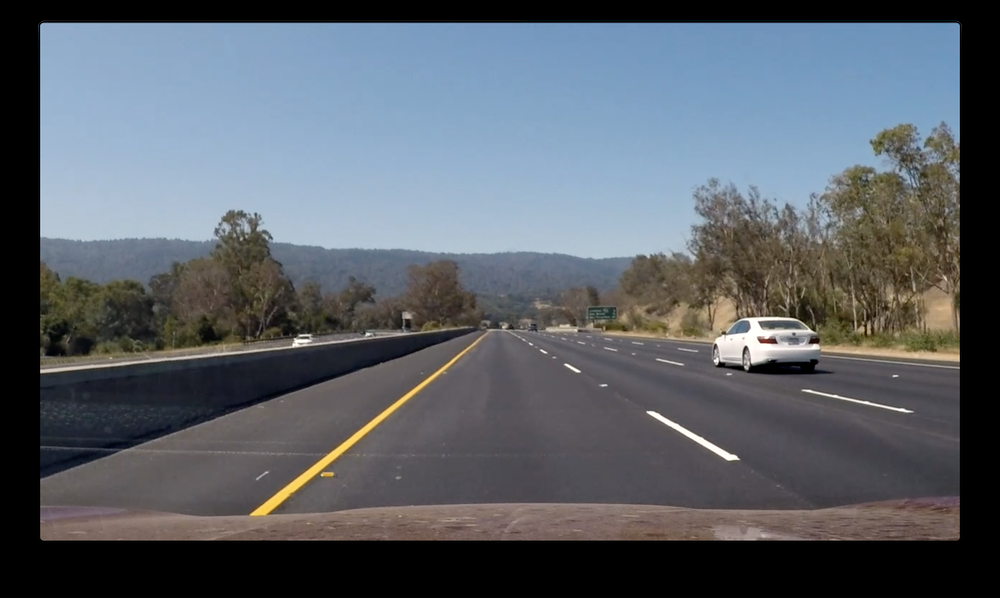
#> input picture image1.png, 1000 x 598 px, shrunk from 2784 x 1664 before the run, given in place of the camera
$ python Main.py
#> lines starting #> are read from the running program, lines starting #| are printed output that depends on the picture; after the words box and inside, x2 and y2 are one past the last pixel; in counts of white or black regions, pixels touching at a corner belong together
import cv2
import numpy as np

# Initialize webcam
cap = cv2.VideoCapture(0)

# define range of PURPLE color in HSV
lower_purple = np.array([110, 0, 0])
upper_purple = np.array([180, 255, 255])

# loop until break statement is exectured
while True:

    # Read webcam image
    ret, frame = cap.read()
#> frame is the input picture: shape (598, 1000, 3); mean B, G, R 104, 96.4, 90.1

    # Convert image from RBG/BGR to HSV so we easily filter
    hsv_img = cv2.cvtColor(frame, cv2.COLOR_BGR2HSV)
#> hsv_img: shape (598, 1000, 3); mean H, S, V 71.1, 45.8, 109.8

    # Use inRange to capture only the values between lower & upper_blue
    mask = cv2.inRange(hsv_img, lower_purple, upper_purple)
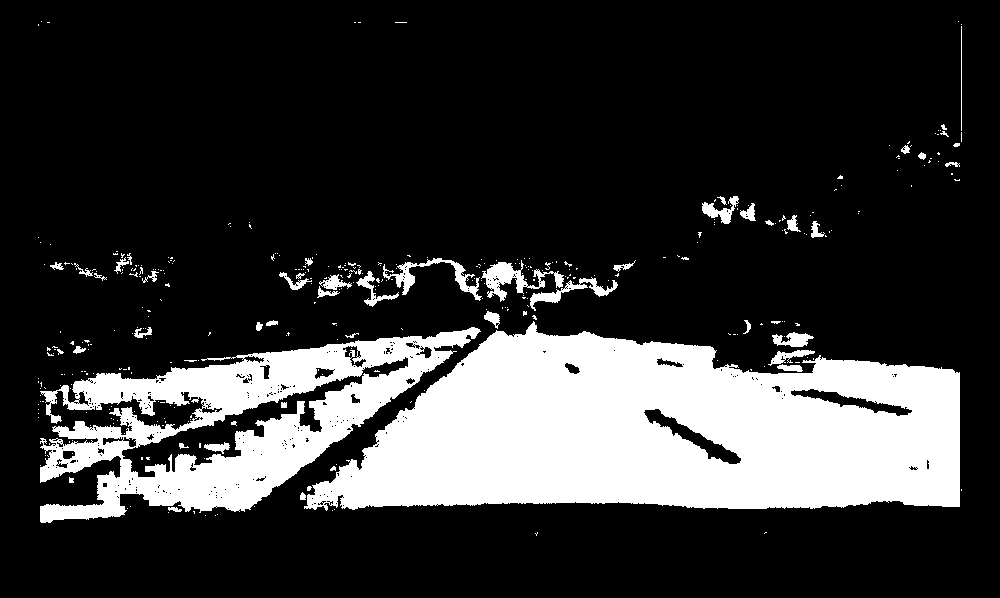
#> mask: shape (598, 1000); 21.2% white; 375 white regions (323 under 20 px), largest, box (x1, y1, x2, y2) and area: (304, 321, 960, 511) 85352, (40, 327, 481, 523) 33285, (481, 260, 564, 302) 1166

    # Perform Bitwise AND on mask and our original frame
    res = cv2.bitwise_and(frame, frame, mask=mask)
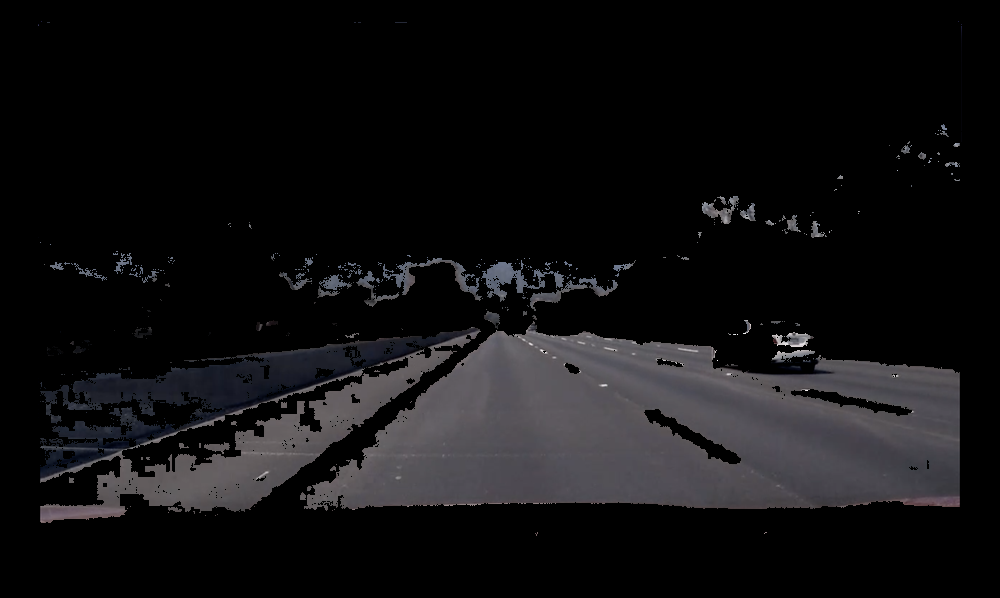
#> res: shape (598, 1000, 3); mean B, G, R 17.8, 16.5, 17.1

    cv2.imshow('Original', frame)
    cv2.imshow('mask', mask)
    cv2.imshow('Filtered Color Only', res)
    if cv2.waitKey(1) == 13:  # 13 is the Enter Key
#> (key Esc is pressed here)
        break

cap.release()
cv2.destroyAllWindows()
